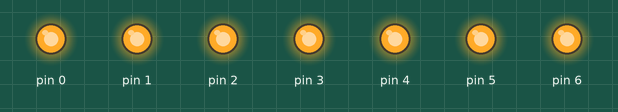
Simulated run of this sketch. Board: Arduino Uno, built with avr-gcc and run on an emulated ATmega328P. On the bench: output pins drawn as LEDs (lit = HIGH).

Above: at 0.1 s.
Timing chart, 0 to 1.6 s (numbered marks = the images above):
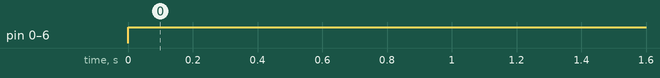

The sketch:

CapacitiveSensorSketch.ino
```cpp
void setup()
{
  pinMode( 0 , OUTPUT);
  pinMode( 1 , OUTPUT);
  pinMode( 2 , OUTPUT);
  pinMode( 3 , OUTPUT);
  pinMode( 4 , OUTPUT);
  pinMode( 5 , OUTPUT);
  pinMode( 6 , OUTPUT);
}

void loop()
{
  digitalWrite( 0 , HIGH );
  digitalWrite( 1 , HIGH );
  digitalWrite( 2 , HIGH );
  digitalWrite( 3 , HIGH );
  digitalWrite( 4 , HIGH );
  digitalWrite( 5 , HIGH );
  digitalWrite( 6 , HIGH );
}
```

Measured:
- by itself, pin 0–6: LOW → HIGH at 0.00 s
